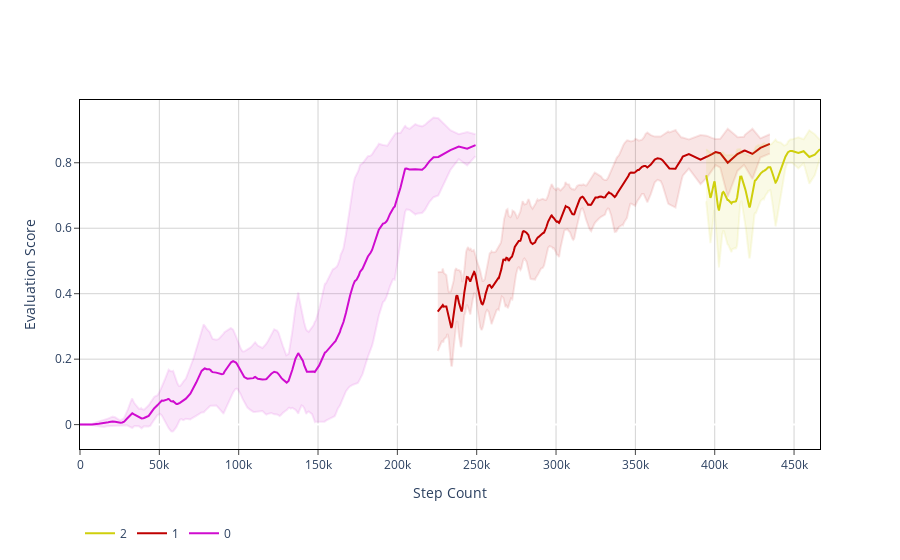
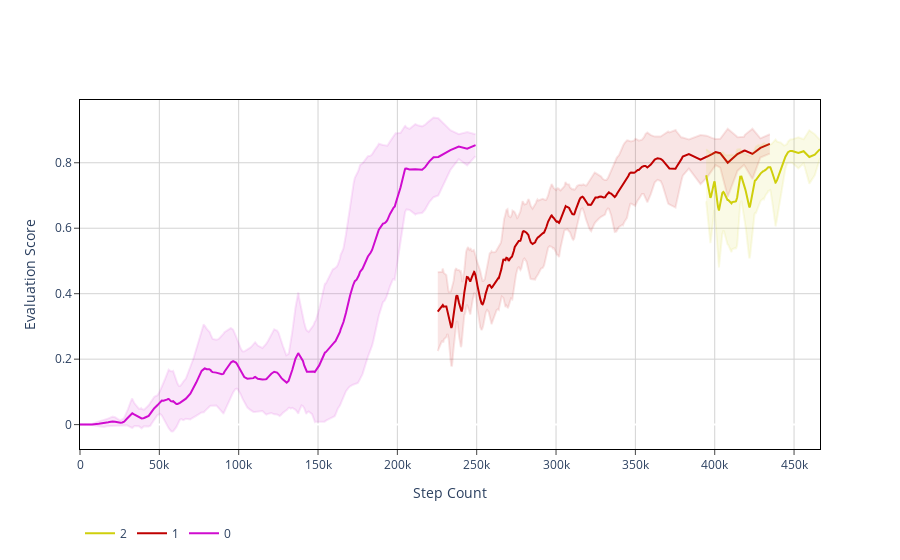

Here is the notebook cell these charts were saved with, in order:
### Markdown cell above
### Plot agent evaluation vs steps time domain

### Code cell
visualizations.plot_trajectories(stats_all_0_6,
                                 show=True, save_path='outputs/eps=0.6/trajectories.png', show_std=True)
